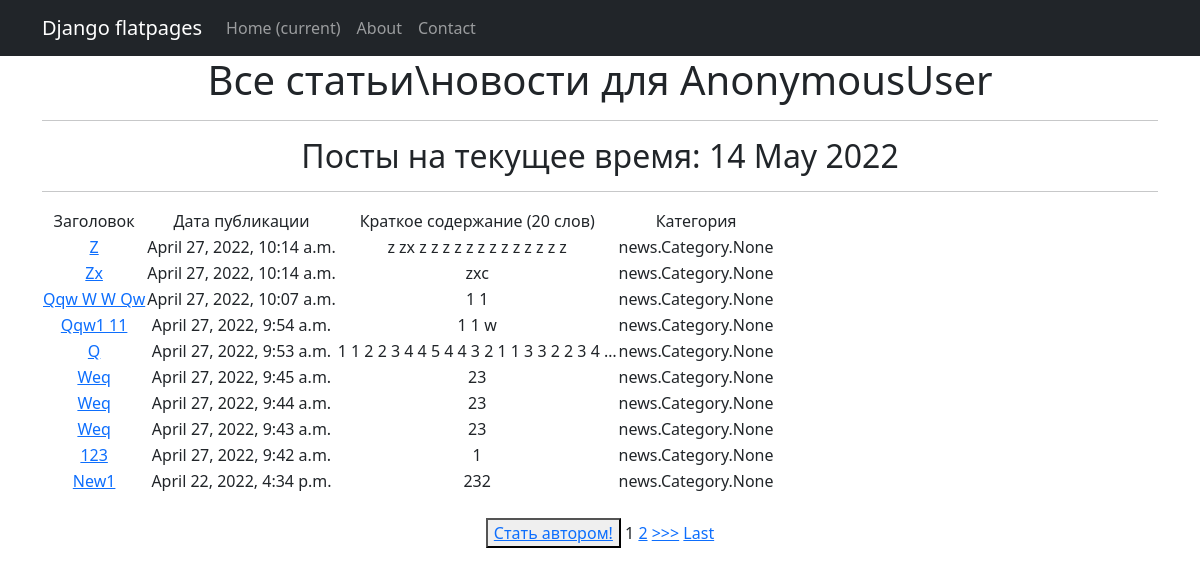
Before: /news/ with the older database file.
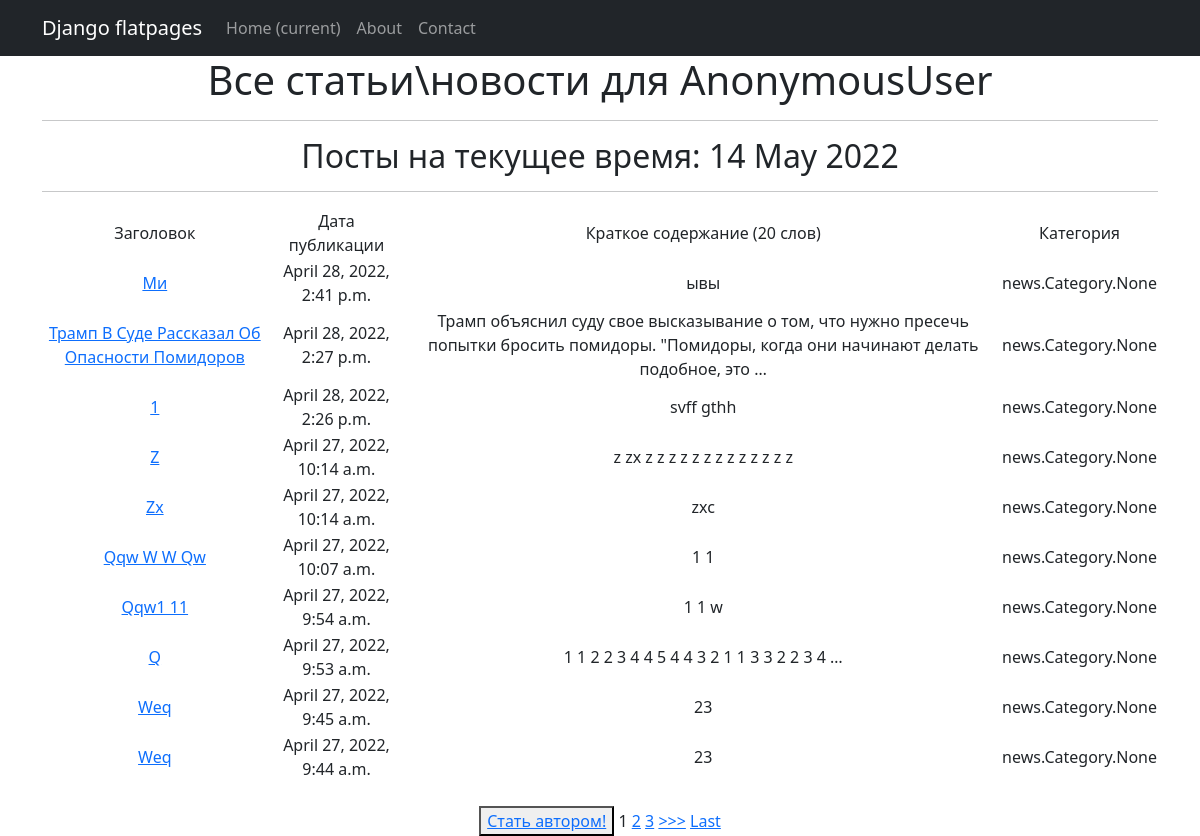
After: the same page with the newer database file.
### news/models.py (models this page shows, shortened)
class Post(models.Model):
    article = 'a'
    news = 'n'
    POST_TYPE = [
        (article, "Статья"),
        (news, "Новость")
    ]
    author = models.ForeignKey(Author, on_delete=models.CASCADE)
    post_type = models.CharField(max_length=1, choices=POST_TYPE, default=article)
    created = models.DateTimeField(auto_now_add=True)
    cats = models.ManyToManyField(Category, through='PostCategory')
    title = models.CharField(max_length=256)
    text = models.TextField()
    rating = models.IntegerField(default=0)

### news/views.py (the view)
# urls.py: path('', NewsView.as_view(), name='news'),
class NewsView( ListView):
    model = Post
    template_name = 'news/news.html'
    context_object_name = 'news'
    queryset = Post.objects.order_by('-id')
    paginate_by = 10
    form_class = PostForm
    def get_context_data(self, **kwargs):
        context = super().get_context_data(**kwargs)
        context['time_now'] = datetime.utcnow()
        context['value1'] = None
        context['is_not_author'] = not self.request.user.groups.filter(name='author').exists()
        return context

### news/templatetags/custom_filters.py (called while the page is built)
@register.filter (name = 'Censor')
def Censor (value):
    cens = ('qwerty', 'solomid')
    text = set(value.split())
    for x in text:
        for y in cens:
            if x == y:
                return value.replace(x, '-',3)
    return value

### templates/news/news.html (shortened to what this page needs)
{% extends 'flatpages/default.html' %}
{% load custom_filters %}
{% block content %}
    <h1>Все статьи\новости для {{request.user}}</h1>
    <hr>
    <h2>Посты на текущее время: {{ time_now|date:'d M Y' }} </h2>
    <hr>
    {% if news %}
        <table>
            <tr>
                <td>
                    Заголовок
                </td>
                <td>
                    Дата публикации
                </td>
                <td>
                    Краткое содержание (20 слов)
                </td>
                <td>
                    Категория
                </td>
            </tr>
        {% for new in news %}
            <tr>
                <td>
                    <a href="{% url 'post_detail' new.id %}">{{ new.title|title|Censor }}</a>
                </td>
                <td>
                    {{new.created}}
                </td>
                <td>
                    {{new.text|truncatewords:20|Censor}}
                </td>
                <td>
                    {{new.cats}}
                </td>
            </tr>
        {% endfor %}
        </table>
    {% else %}
<h2>Постов нет!</h2>
    {% endif %}
<br>
{% if is_not_author %}
<button> <a href="upgrade"> Стать автором!</a> </button>
{% endif %}
{% if is_paginated %}
    {% for num in page_obj.paginator.page_range %}
        {% if page_obj.number == num %}
            <a>{{ num }}</a>
        {% elif num > page_obj.number|add:'-3' and num < page_obj.number|add:'3' %}
            <a href="?page={{ num }}">{{ num }}</a>
        {% endif %}
    {% endfor %}
    {% if page_obj.has_next %}
        <a href="?page={{ page_obj.next_page_number }}">>>></a>
        <a href="?page={{ page_obj.paginator.num_pages }}">Last</a>
    {% endif %}
{% endif %}
<br>
{% endblock content %}

Changed rows visible on the page:
no longer on this page (row unchanged): Post: title|Censor "Weq", created "April 27, 2022, 9:43 a.m.", text|Censor "23", cats "news.Category.None"
no longer on this page (row unchanged): Post: title|Censor "123", created "April 27, 2022, 9:42 a.m.", text|Censor "1", cats "news.Category.None"
no longer on this page (row unchanged): Post: title|Censor "New1", created "April 22, 2022, 4:34 p.m.", text|Censor "232", cats "news.Category.None"
added Post: title|Censor "Ми", created "April 28, 2022, 2:41 p.m.", text|Censor "ывы", cats "news.Category.None"
added Post: title|Censor "Трамп В Суде Рассказал Об Опасности Помидоров", created "April 28, 2022, 2:27 p.m.", text|Censor "Трамп объяснил суду свое высказывание о том, что нужно пресечь попытки бросить помидоры. \"Помидоры, когда они начинают делать подобное, это …", cats "news.Category.None"
added Post: title|Censor "1", created "April 28, 2022, 2:26 p.m.", text|Censor "svff gthh", cats "news.Category.None"
Other visible differences:
new list line: "3"
